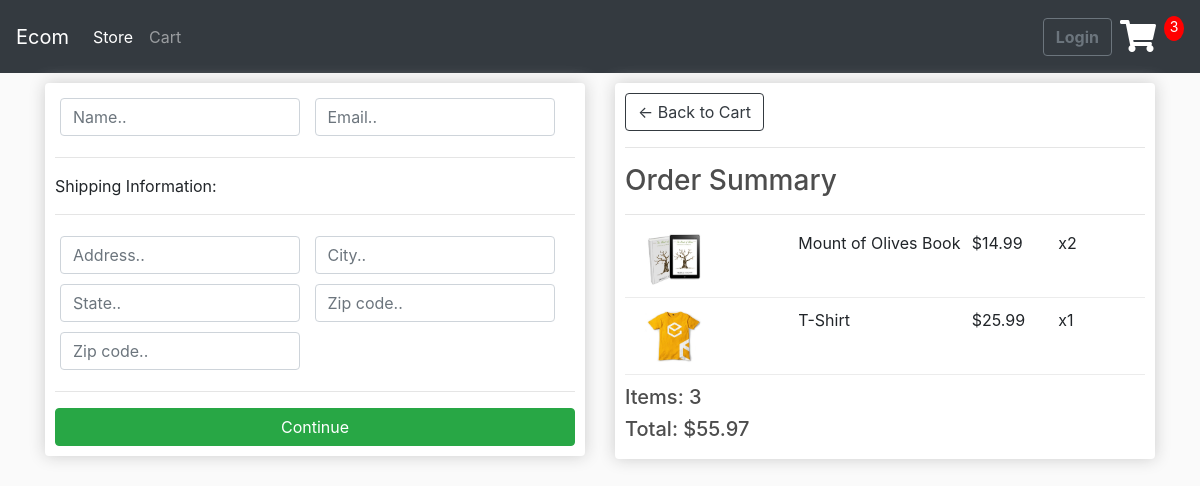
/checkout/ (signed in), run on an earlier commit of the app's database.
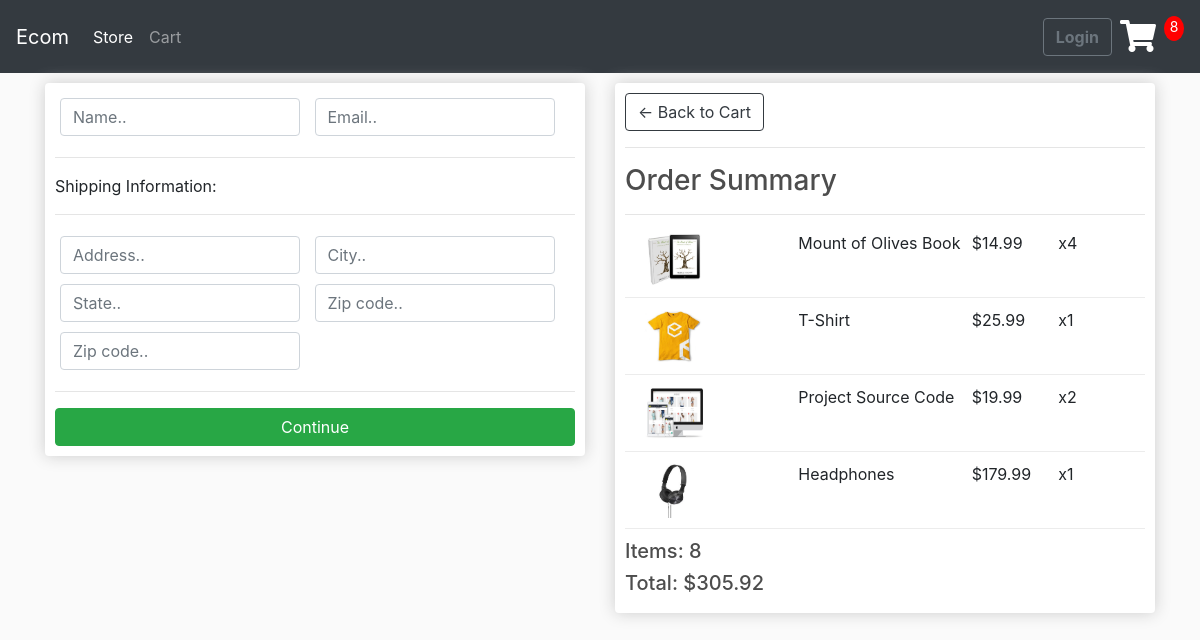
And on a later commit of the database.
### store/models.py (models this page shows, shortened)
class OrderItem(models.Model):
    product = models.ForeignKey(
        Product, on_delete=models.SET_NULL, blank=True, null=True)
    order = models.ForeignKey(
        Order, on_delete=models.SET_NULL, blank=True, null=True)
    quantity = models.IntegerField(default=0, null=True, blank=True)
    date_added = models.DateTimeField(auto_now_add=True)
    @property
    def get_total(self):
        total = self.product.price*self.quantity
        return total

class Product(models.Model):
    name = models.CharField(max_length=200, null=True)
    price = models.FloatField()
    digital = models.BooleanField(default=False, null=True, blank=False)
    image = models.ImageField(null=True, blank=True)
    @property
    def imageURL(self):
        url = "/images/cart.png"
        try:
            url = self.image.url
        except:
            url: "/images/cart.png"
        return url

class Order(models.Model):
    customer = models.ForeignKey(
        Customer, on_delete=models.SET_NULL, blank=True, null=True)
    date_ordered = models.DateTimeField(auto_now_add=True)
    complete = models.BooleanField(default=False, null=True, blank=False)
    transaction_id = models.CharField(max_length=200, null=True)
    @property
    def shipping(self):
        shipping = False
        orderitems = self.orderitem_set.all()
        for i in orderitems:
            if(i.product.digital == False):
                shipping = True
        return shipping
    @property
    def get_cart_total(self):
        orderitems = self.orderitem_set.all()
        total = sum([item.get_total for item in orderitems])
        return total
    @property
    def get_cart_items(self):
        orderitems = self.orderitem_set.all()
        total = sum([item.quantity for item in orderitems])
        return total

### store/views.py (the view)
# urls.py: path('checkout/', views.checkout, name='checkout'),
def checkout(request):
    if(request.user.is_authenticated):
        customer = request.user.customer
        order, created = Order.objects.get_or_create(
            customer=customer, complete=False)
        items = order.orderitem_set.all()
        cartItems = order.get_cart_items
    else:
        items = []
        order = {'get_cart_total': 0, 'get_cart_items': 0, 'shipping': False, }
        cartItems = order['get_cart_items']
    context = {'items': items, 'order': order, 'cartItems': cartItems}
    return render(request, 'store/checkout.html', context)

### store/templates/store/checkout.html (shortened to what this page needs)
{% extends 'store/main.html' %}
{% load static  %}
{% block body %}
<div class="row">
  <div class="col-lg-6">
    <div class="box-element" id="form-wrapper">
      <form action="" id="form">
        <div id="user-info">
          <div class="form-field">
            <input required class="form-control" type="text" name="name" placeholder="Name..">
          </div>
          <div class="form-field">
            <input required class="form-control" type="email" name="email" placeholder="Email..">
          </div>
        </div>
        <div id="shipping-info">
          <hr>
          <p>Shipping Information:</p>
          <hr>
          <div class="form-field">
            <input class="form-control" type="text" name="address" placeholder="Address..">
          </div>
          <div class="form-field">
            <input class="form-control" type="text" name="city" placeholder="City..">
          </div>
          <div class="form-field">
            <input class="form-control" type="text" name="state" placeholder="State..">
          </div>
          <div class="form-field">
            <input class="form-control" type="text" name="zipcode" placeholder="Zip code..">
          </div>
          <div class="form-field">
            <input class="form-control" type="text" name="country" placeholder="Zip code..">
          </div>
        </div>
        <hr>
        <input id="form-button" class="btn btn-success btn-block" type="submit" value="Continue">
      </form>
    </div>
    <br>
  </div>
  <div class="col-lg-6">
    <div class="box-element">
      <a class="btn btn-outline-dark" href="{% url 'cart' %}">&#x2190; Back to Cart</a>
      <hr>
      <h3>Order Summary</h3>
      <hr>
      {% for item in items %}
      <div class="cart-row">
        <div style="flex:2"><img class="row-image" src="{{item.product.imageURL}}"></div>
        <div style="flex:2">
          <p>{{item.product.name}}</p>
        </div>
        <div style="flex:1">
          <p>${{item.product.price}}</p>
        </div>
        <div style="flex:1">
          <p>x{{item.quantity}}</p>
        </div>
      </div>
      {% endfor %}
      <h5>Items: {{order.get_cart_items}}</h5>
      <h5>Total: ${{order.get_cart_total}}</h5>
    </div>
  </div>
</div>
{% endblock body %}

What changed in the data, as far as the page shows it:
changed OrderItem "Mount of Olives Book": quantity "2" → "4"
added OrderItem: product.imageURL (picture), product.name "Project Source Code", product.price "19.99", quantity "2"
added OrderItem: product.imageURL (picture), product.name "Headphones", product.price "179.99", quantity "1"
changed through a linked row, Order: get_cart_items "3" → "8"; get_cart_total "55.97" → "305.92"
Also different on the page:
{{ cartItems }}: "3" → "8"
